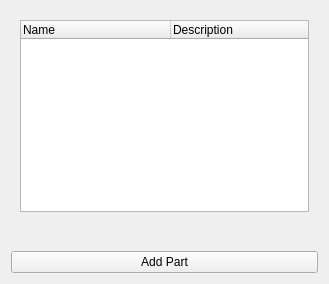
<?xml version="1.0" encoding="UTF-8"?>
<ui version="4.0">
 <class>BoltsWidget</class>
 <widget class="QWidget" name="BoltsWidget">
  <property name="geometry">
   <rect>
    <x>0</x>
    <y>0</y>
    <width>329</width>
    <height>284</height>
   </rect>
  </property>
  <property name="windowTitle">
   <string>Form</string>
  </property>
  <layout class="QHBoxLayout" name="horizontalLayout">
   <item>
    <layout class="QVBoxLayout" name="verticalLayout_2">
     <item>
      <widget class="QWidget" name="params" native="true">
       <layout class="QVBoxLayout" name="verticalLayout_3">
        <item>
         <widget class="QTreeWidget" name="partsTree">
          <property name="editTriggers">
           <set>QAbstractItemView::NoEditTriggers</set>
          </property>
          <property name="autoExpandDelay">
           <number>1</number>
          </property>
          <property name="expandsOnDoubleClick">
           <bool>false</bool>
          </property>
          <property name="columnCount">
           <number>2</number>
          </property>
          <attribute name="headerDefaultSectionSize">
           <number>150</number>
          </attribute>
          <attribute name="headerMinimumSectionSize">
           <number>50</number>
          </attribute>
          <attribute name="headerStretchLastSection">
           <bool>true</bool>
          </attribute>
          <column>
           <property name="text">
            <string notr="true">Name</string>
           </property>
          </column>
          <column>
           <property name="text">
            <string>Description</string>
           </property>
          </column>
         </widget>
        </item>
        <item>
         <widget class="QWidget" name="props" native="true">
          <property name="minimumSize">
           <size>
            <width>0</width>
            <height>0</height>
           </size>
          </property>
          <layout class="QVBoxLayout" name="verticalLayout_5">
           <item>
            <layout class="QVBoxLayout" name="props_layout"/>
           </item>
          </layout>
         </widget>
        </item>
        <item>
         <layout class="QVBoxLayout" name="param_layout"/>
        </item>
       </layout>
      </widget>
     </item>
     <item>
      <widget class="QPushButton" name="addButton">
       <property name="text">
        <string>Add Part</string>
       </property>
      </widget>
     </item>
    </layout>
   </item>
  </layout>
 </widget>
 <resources/>
 <connections/>
</ui>
